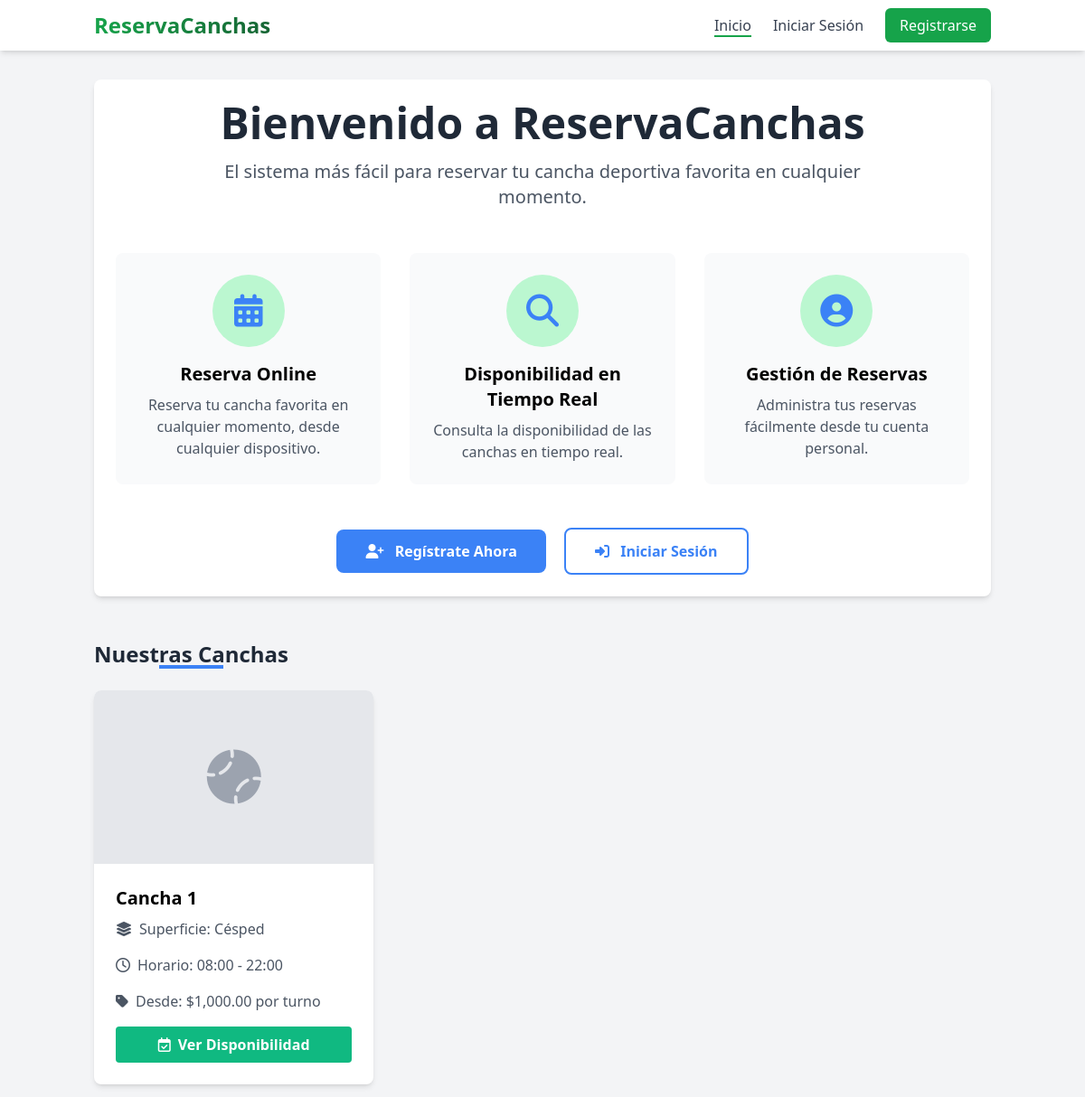
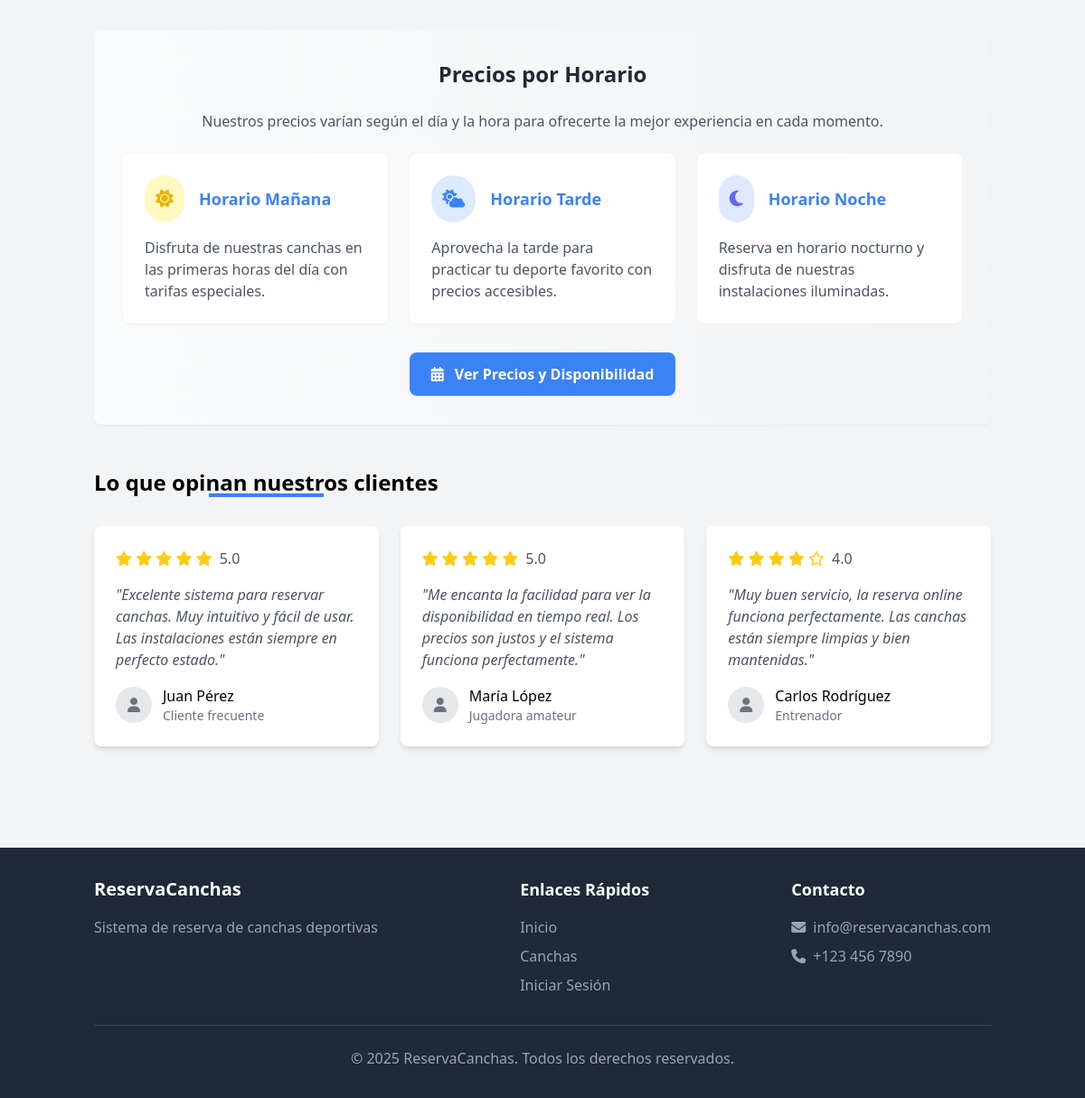
The page / on the database its author committed (2 pictures, top to bottom).
### tables this page shows
CREATE TABLE IF NOT EXISTS courts (
    id INT AUTO_INCREMENT PRIMARY KEY,
    nombre VARCHAR(100) NOT NULL,
    superficie VARCHAR(50) NOT NULL,
    disponibilidad_inicio TIME NOT NULL,
    disponibilidad_fin TIME NOT NULL,
    estado BOOLEAN NOT NULL DEFAULT TRUE,
    imagen VARCHAR(255) DEFAULT NULL
);

### pages/home.php (the view, shortened to what this page needs)
<div class="bg-white rounded-lg shadow-md p-6 mb-8 transition-all duration-300 hover:shadow-lg">
  <div class="text-center mb-12 animate-fade-in">
      <h1 class="text-4xl md:text-5xl font-bold text-gray-800 mb-4 relative inline-block">
          Bienvenido a ReservaCanchas
      </h1>
      <p class="text-xl text-gray-600 max-w-3xl mx-auto">
          El sistema más fácil para reservar tu cancha deportiva favorita en cualquier momento.
      </p>
  </div>
  <div class="grid grid-cols-1 md:grid-cols-3 gap-8 mb-12">
      <div class="bg-gray-50 p-6 rounded-lg text-center transform transition-all duration-300 hover:scale-105 hover:shadow-md">
          <div class="text-primary text-4xl mb-4 bg-green-200 p-4 rounded-full w-20 h-20 flex items-center justify-center mx-auto">
              <i class="fas fa-calendar-alt"></i>
          </div>
          <h3 class="text-xl font-semibold mb-2">Reserva Online</h3>
          <p class="text-gray-600">Reserva tu cancha favorita en cualquier momento, desde cualquier dispositivo.</p>
      </div>
      <div class="bg-gray-50 p-6 rounded-lg text-center transform transition-all duration-300 hover:scale-105 hover:shadow-md">
          <div class="text-primary text-4xl mb-4 bg-green-200 p-4 rounded-full w-20 h-20 flex items-center justify-center mx-auto">
              <i class="fas fa-search"></i>
          </div>
          <h3 class="text-xl font-semibold mb-2">Disponibilidad en Tiempo Real</h3>
          <p class="text-gray-600">Consulta la disponibilidad de las canchas en tiempo real.</p>
      </div>
      <div class="bg-gray-50 p-6 rounded-lg text-center transform transition-all duration-300 hover:scale-105 hover:shadow-md">
          <div class="text-primary text-4xl mb-4 bg-green-200 p-4 rounded-full w-20 h-20 flex items-center justify-center mx-auto">
              <i class="fas fa-user-circle"></i>
          </div>
          <h3 class="text-xl font-semibold mb-2">Gestión de Reservas</h3>
          <p class="text-gray-600">Administra tus reservas fácilmente desde tu cuenta personal.</p>
      </div>
  </div>
  <div class="text-center">
      <?php if (!isset($_SESSION['user_id'])): ?>
          <a href="index.php?page=register" class="inline-block bg-primary hover:bg-primary-dark text-white font-bold py-3 px-8 rounded-lg mr-4 transition duration-300 transform hover:scale-105 hover:shadow-md">
              <i class="fas fa-user-plus mr-2"></i> Regístrate Ahora
          </a>
          <a href="index.php?page=login" class="inline-block bg-white border-2 border-primary text-primary hover:bg-gray-50 font-bold py-3 px-8 rounded-lg transition duration-300 transform hover:scale-105 hover:shadow-md">
              <i class="fas fa-sign-in-alt mr-2"></i> Iniciar Sesión
          </a>
      <?php else: ?>
          <a href="index.php?page=courts" class="inline-block bg-primary hover:bg-primary-dark text-white font-bold py-3 px-8 rounded-lg transition duration-300 transform hover:scale-105 hover:shadow-md">
              <i class="fas fa-search mr-2"></i> Ver Canchas Disponibles
          </a>
      <?php endif; ?>
  </div>
</div>
<div class="mt-12">
  <h2 class="text-2xl font-bold text-gray-800 mb-6 text-center relative inline-block after:content-[''] after:block after:absolute after:w-1/3 after:h-1 after:bg-primary after:bottom-0 after:left-1/3">Nuestras Canchas</h2>
  <div class="grid grid-cols-1 md:grid-cols-3 gap-8">
      <?php
      $database = new Database();
      $db = $database->getConnection();
      $query = "SELECT * FROM courts WHERE estado = 1 LIMIT 3";
      $stmt = $db->prepare($query);
      $stmt->execute();
      while ($row = $stmt->fetch(PDO::FETCH_ASSOC)) {
          echo '<div class="bg-white rounded-lg shadow-md overflow-hidden transform transition-all duration-300 hover:shadow-lg hover:scale-105">';
          if (!empty($row['imagen']) && file_exists('uploads/courts/' . $row['imagen'])) {
              echo '<div class="relative overflow-hidden h-48">';
              echo '<img src="uploads/courts/' . $row['imagen'] . '" alt="' . $row['nombre'] . '" class="w-full h-48 object-cover transition-all duration-500 hover:scale-110">';
              echo '</div>';
          } else {
              echo '<div class="w-full h-48 bg-gray-200 flex items-center justify-center">';
              echo '<i class="fa-solid fa-baseball text-gray-400 text-6xl"></i>';
              echo '</div>';
          }
          echo '<div class="p-6">';
          echo '<h3 class="text-xl font-semibold mb-2">' . $row['nombre'] . '</h3>';
          echo '<div class="flex items-center mb-4 text-gray-600">';
          echo '<i class="fas fa-layer-group mr-2"></i><span>Superficie: ' . $row['superficie'] . '</span>';
          echo '</div>';
          echo '<div class="flex items-center mb-4 text-gray-600">';
          echo '<i class="far fa-clock mr-2"></i><span>Horario: ' . substr($row['disponibilidad_inicio'], 0, 5) . ' - ' . substr($row['disponibilidad_fin'], 0, 5) . '</span>';
          echo '</div>';
          $query = "SELECT MIN(price) as min_price FROM time_prices";
          $stmt2 = $db->prepare($query);
          $stmt2->execute();
          $minPrice = $stmt2->fetch(PDO::FETCH_ASSOC)['min_price'];
          if ($minPrice) {
              echo '<div class="flex items-center mb-4 text-gray-600">';
              echo '<i class="fas fa-tag mr-2"></i><span>Desde: $' . number_format($minPrice, 2) . ' por turno</span>';
              echo '</div>';
          }
          echo '<a href="' . (isset($_SESSION['user_id']) ? 'index.php?page=courts' : 'index.php?page=login&redirect=courts') . '" class="inline-block w-full bg-secondary hover:bg-secondary-dark text-white font-bold py-2 px-4 rounded transition duration-300 text-center">';
          echo '<i class="far fa-calendar-check mr-2"></i>Ver Disponibilidad';
          echo '</a>';
          echo '</div>';
          echo '</div>';
      }
      ?>
  </div>
  <div class="mt-12 bg-gradient-to-r from-gray-50 to-gray-100 p-8 rounded-lg shadow-sm">
      <h3 class="text-2xl font-semibold mb-6 text-center text-gray-800">Precios por Horario</h3>
      <p class="text-gray-600 mb-6 text-center max-w-3xl mx-auto">
          Nuestros precios varían según el día y la hora para ofrecerte la mejor experiencia en cada momento.
      </p>
      <div class="grid grid-cols-1 md:grid-cols-3 gap-6 mt-6">
          <div class="bg-white p-6 rounded-lg shadow-sm transform transition-all duration-300 hover:shadow-md hover:scale-105">
              <div class="flex items-center mb-4">
                  <div class="bg-yellow-100 p-3 rounded-full mr-4">
                      <i class="fas fa-sun text-yellow-500 text-xl"></i>
                  </div>
                  <h4 class="font-semibold text-lg text-primary">Horario Mañana</h4>
              </div>
              <p class="text-gray-600">Disfruta de nuestras canchas en las primeras horas del día con tarifas especiales.</p>
          </div>
          <div class="bg-white p-6 rounded-lg shadow-sm transform transition-all duration-300 hover:shadow-md hover:scale-105">
              <div class="flex items-center mb-4">
                  <div class="bg-blue-100 p-3 rounded-full mr-4">
                      <i class="fas fa-cloud-sun text-blue-500 text-xl"></i>
                  </div>
                  <h4 class="font-semibold text-lg text-primary">Horario Tarde</h4>
              </div>
              <p class="text-gray-600">Aprovecha la tarde para practicar tu deporte favorito con precios accesibles.</p>
          </div>
          <div class="bg-white p-6 rounded-lg shadow-sm transform transition-all duration-300 hover:shadow-md hover:scale-105">
              <div class="flex items-center mb-4">
                  <div class="bg-indigo-100 p-3 rounded-full mr-4">
                      <i class="fas fa-moon text-indigo-500 text-xl"></i>
                  </div>
                  <h4 class="font-semibold text-lg text-primary">Horario Noche</h4>
              </div>
              <p class="text-gray-600">Reserva en horario nocturno y disfruta de nuestras instalaciones iluminadas.</p>
          </div>
      </div>
      <div class="text-center mt-8">
          <a href="<?php echo isset($_SESSION['user_id']) ? 'index.php?page=courts' : 'index.php?page=login&redirect=courts'; ?>" class="inline-block bg-primary hover:bg-primary-dark text-white font-bold py-3 px-6 rounded-lg transition duration-300 transform hover:scale-105 hover:shadow-md">
              <i class="fas fa-calendar-alt mr-2"></i> Ver Precios y Disponibilidad
          </a>
      </div>
  </div>
  <div class="mt-12 mb-8">
      <h3 class="text-2xl font-semibold mb-8 text-center relative inline-block after:content-[''] after:block after:absolute after:w-1/3 after:h-1 after:bg-primary after:bottom-0 after:left-1/3">Lo que opinan nuestros clientes</h3>
      <div class="grid grid-cols-1 md:grid-cols-2 lg:grid-cols-3 gap-6">
          <div class="bg-white p-6 rounded-lg shadow-md">
              <div class="flex items-center mb-4">
                  <div class="text-yellow-400 mr-2">
                      <i class="fas fa-star"></i>
                      <i class="fas fa-star"></i>
                      <i class="fas fa-star"></i>
                      <i class="fas fa-star"></i>
                      <i class="fas fa-star"></i>
                  </div>
                  <span class="text-gray-600">5.0</span>
              </div>
              <p class="text-gray-600 italic mb-4">"Excelente sistema para reservar canchas. Muy intuitivo y fácil de usar. Las instalaciones están siempre en perfecto estado."</p>
              <div class="flex items-center">
                  <div class="bg-gray-200 rounded-full w-10 h-10 flex items-center justify-center mr-3">
                      <i class="fas fa-user text-gray-500"></i>
                  </div>
                  <div>
                      <h4 class="font-medium">Juan Pérez</h4>
                      <p class="text-sm text-gray-500">Cliente frecuente</p>
                  </div>
              </div>
          </div>
          <div class="bg-white p-6 rounded-lg shadow-md">
              <div class="flex items-center mb-4">
                  <div class="text-yellow-400 mr-2">
                      <i class="fas fa-star"></i>
                      <i class="fas fa-star"></i>
                      <i class="fas fa-star"></i>
                      <i class="fas fa-star"></i>
                      <i class="fas fa-star"></i>
                  </div>
                  <span class="text-gray-600">5.0</span>
              </div>
              <p class="text-gray-600 italic mb-4">"Me encanta la facilidad para ver la disponibilidad en tiempo real. Los precios son justos y el sistema funciona perfectamente."</p>
              <div class="flex items-center">
                  <div class="bg-gray-200 rounded-full w-10 h-10 flex items-center justify-center mr-3">
                      <i class="fas fa-user text-gray-500"></i>
                  </div>
                  <div>
                      <h4 class="font-medium">María López</h4>
                      <p class="text-sm text-gray-500">Jugadora amateur</p>
                  </div>
              </div>
          </div>
          <div class="bg-white p-6 rounded-lg shadow-md">
              <div class="flex items-center mb-4">
                  <div class="text-yellow-400 mr-2">
                      <i class="fas fa-star"></i>
                      <i class="fas fa-star"></i>
                      <i class="fas fa-star"></i>
                      <i class="fas fa-star"></i>
                      <i class="far fa-star"></i>
                  </div>
                  <span class="text-gray-600">4.0</span>
              </div>
              <p class="text-gray-600 italic mb-4">"Muy buen servicio, la reserva online funciona perfectamente. Las canchas están siempre limpias y bien mantenidas."</p>
              <div class="flex items-center">
                  <div class="bg-gray-200 rounded-full w-10 h-10 flex items-center justify-center mr-3">
                      <i class="fas fa-user text-gray-500"></i>
                  </div>
                  <div>
                      <h4 class="font-medium">Carlos Rodríguez</h4>
                      <p class="text-sm text-gray-500">Entrenador</p>
                  </div>
              </div>
          </div>
      </div>
  </div>
</div>

### pages/home.php (style rules this page uses)
.animate-fade-in { animation: fadeIn 0.8s ease-in forwards; }

### rows shown on the page
courts: nombre "Cancha 1", superficie "Césped", disponibilidad_inicio "08:00", disponibilidad_fin "22:00", minPrice "1,000.00"
